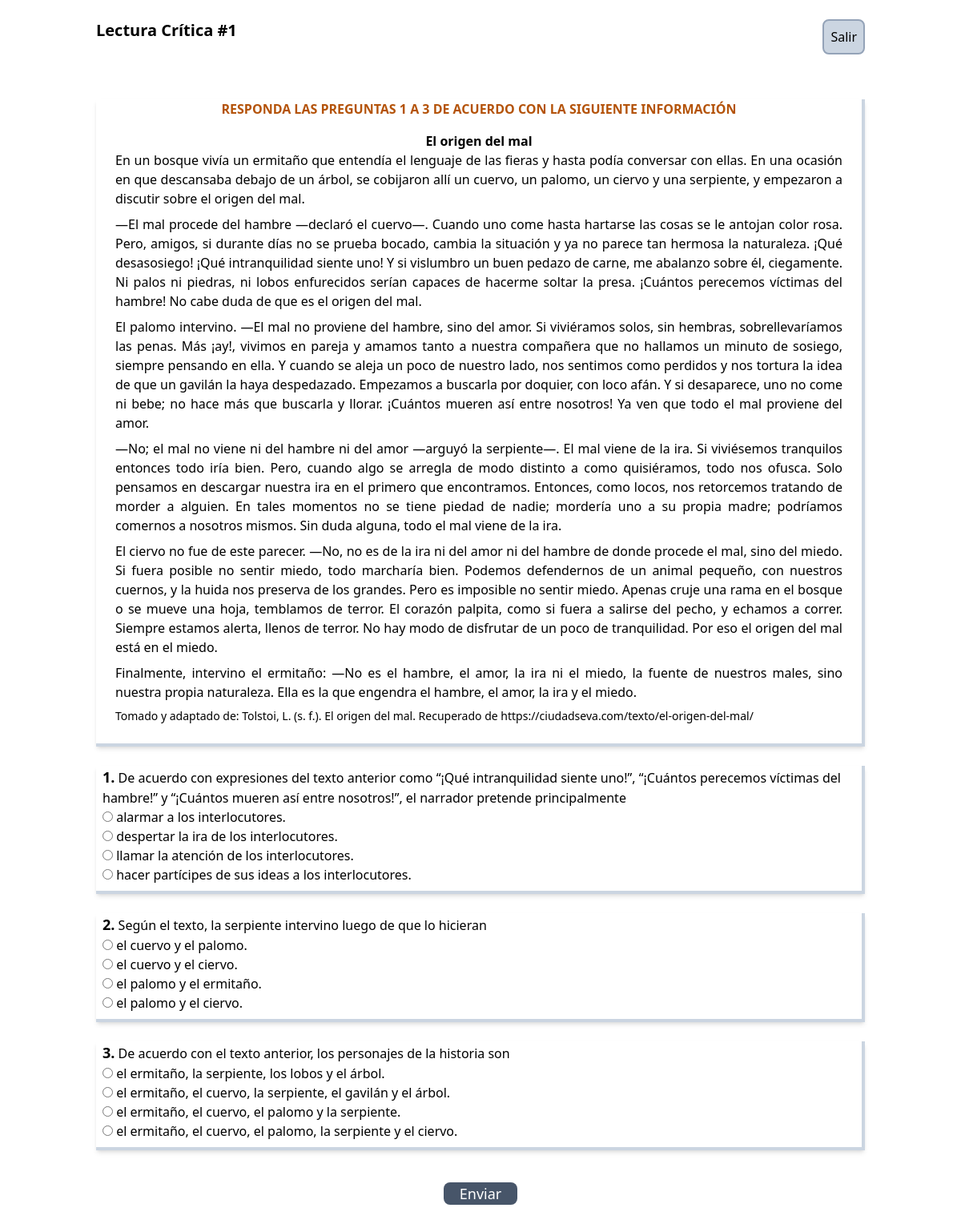
Screenshot of /lectura-critica-1-2022-11-11/5/lectura/ with the database file from the repository.
### preicfesapp/models.py (models this page shows, shortened)
class Quiz(models.Model):
    titulo = models.CharField(max_length=100)
    slug = models.SlugField(blank=True, null=True)
    descripcion = models.TextField(blank=True, null=True)
    categoria = models.CharField(choices=PRUEBAS, default='ciencias', max_length=12)
    publicado = models.DateTimeField(blank=True, null=True)
    fecha_agregado = models.DateTimeField(default=timezone.now)
    fecha_modificado = models.DateTimeField(default=timezone.now)
    class Meta:
        verbose_name_plural = "quizzes"

class Lectura(models.Model):
    titulo = models.CharField(max_length=120, null=True)
    contenido = models.TextField(blank=True, null=True)
    imagen = models.ImageField(upload_to='media', null=True, blank=True)
    quiz = models.ForeignKey(Quiz, on_delete=models.CASCADE, null=True, blank=True)

class PreguntaAbstract(models.Model):
    categoria = models.CharField(
        max_length=12,
        choices=PRUEBAS,
        default='ciencias',
        null=True,
        blank=True
    )
    contexto = models.TextField(null=True, blank=True)
    texto = models.TextField(null=True, blank=True)
    explicacion = models.TextField(null=True, blank=True)
    imagen = models.ImageField(upload_to='media', null=True, blank=True)
    respuestas_tienen_imagen = models.BooleanField(default=False)
    class Meta:
        abstract = True

class PreguntaLectura(PreguntaAbstract):
    lectura = models.ForeignKey(Lectura, on_delete=models.CASCADE, null=True, blank=True)

class RespuestaAbstract(models.Model):
    texto = models.TextField(null=True, blank=True)
    imagen = models.ImageField(upload_to='media', null=True, blank=True)
    es_correcta = models.BooleanField(default=False)
    class Meta:
        abstract = True

class RespuestaLectura(RespuestaAbstract):
    pregunta = models.ForeignKey(PreguntaLectura, on_delete=models.CASCADE, null=True, blank=True)

### preicfesapp/views.py (the view)
# urls.py: path('<slug:slug>/<int:pk>/lectura/', views.prueba_lectura, name='prueba_lectura'),
def prueba_lectura(request, slug, pk):
    quiz = Quiz.objects.get(pk=pk)
    lecturas = quiz.lectura_set.all()
    context = {'lecturas': lecturas, 'quiz': quiz}
    return render(request, 'preicfesapp/plantilla_lecturas.html', context)

### preicfesapp/templates/preicfesapp/plantilla_lecturas.html (shortened to what this page needs)
{% extends 'preicfesapp/base_cuestionario.html' %}
{% block content %}
<header class="w-4/5 mx-auto mt-6 flex justify-between">
  <h1 class="text-xl text-center font-bold">{{ quiz.titulo | title }}</h1>
  <a class="p-2 border-2 border-slate-400 rounded-lg bg-slate-300 hover:bg-slate-500 hover:text-white hover:underline" href="{% url 'preicfesapp:main' %}">Salir</a>
</header>
{% if lecturas %}
    <div class="w-4/5 mx-auto pt-8">
      <form action="{% url 'preicfesapp:revisar' quiz.id %}" method="post">
        {% for lectura in lecturas %}
          <section class="mt-6 pb-2 px-2 border-b-4 border-r-4 border-slate-300 shadow-md">
            <h2 class="text-center text-amber-700 font-bold">{{ lectura.titulo }}</h2>
            {% autoescape off %}
              <div class="p-4 text-base text-justify">{{ lectura.contenido | safe }}</div>
            {% endautoescape %}
          </section>
          {% for pregunta in lectura.preguntalectura_set.all %}
            <section class="mt-6 pb-2 px-2 border-b-4 border-r-4 border-slate-300 shadow-md">
              <p><span class="text-lg font-bold">{{ forloop.counter }}.</span> {{ pregunta.texto }}</p>
                {% for respuesta in pregunta.respuestalectura_set.all %}
                  <div>
                    <input type="radio" id="respuesta{{ respuesta.pk }}" name="lectura{{ pregunta.pk }}" value="{{ pregunta.pk}}-{{respuesta.pk }}">
                    {% autoescape off %}
                    <label class="mr-6" for="respuesta{{ respuesta.pk }}">{{ respuesta.texto | safe }}</label>
                    {% endautoescape %}
                  </div>
                {% endfor %}
            </section>
          {% endfor %}
        {% endfor %}
        <div class="text-center my-6">
          <input type="submit" value="Enviar" class="cursor-pointer mt-4 text-white bg-slate-600 hover:bg-slate-800 text-lg font-medium rounded-lg px-5 focus:ring-4 focus:ring-blue-300 px-4"/>
        </div>
      </form>
    </div>
{% else %}
    <p>No hay lecturas</p>
{% endif %}
{% endblock %}

### rows the page displays
Quiz: titulo "Lectura Crítica #1"
Lectura: titulo "RESPONDA LAS PREGUNTAS 1 A 3 DE ACUERDO CON LA SIGUIENTE INFORMACIÓN", contenido "El origen del mal En un bosque vivía un ermitaño que entendía el lenguaje de las fieras y hasta podía conversar con ellas. En una ocasión en que descansaba debajo de un árbol, se cobijaron allí un cuervo, un palomo, un ciervo y una serpiente, y empezaron a discutir sobre el origen del mal. —El mal procede del hambre —declaró el cuervo—. Cuando uno come hasta hartarse las cosas se le antojan color rosa. Pero, amigos, si durante días no se prueba bocado, cambia la situación y ya no parece tan hermosa la naturaleza. ¡Qué desasosiego! ¡Qué intranquilidad siente uno! Y si vislumbro un buen pedazo de carne, me abalanzo sobre él, ciegamente. Ni palos ni piedras, ni lobos enfurecidos serían capaces…"
PreguntaLectura: texto "De acuerdo con expresiones del texto anterior como “¡Qué intranquilidad siente uno!”, “¡Cuántos perecemos víctimas del hambre!” y “¡Cuántos mueren así entre nosotros!”, el narrador pretende principalmente"
RespuestaLectura: texto "alarmar a los interlocutores."
RespuestaLectura: texto "despertar la ira de los interlocutores."
RespuestaLectura: texto "llamar la atención de los interlocutores."
RespuestaLectura: texto "hacer partícipes de sus ideas a los interlocutores."
PreguntaLectura: texto "Según el texto, la serpiente intervino luego de que lo hicieran"
RespuestaLectura: texto "el cuervo y el palomo."
RespuestaLectura: texto "el cuervo y el ciervo."
RespuestaLectura: texto "el palomo y el ermitaño."
RespuestaLectura: texto "el palomo y el ciervo."
PreguntaLectura: texto "De acuerdo con el texto anterior, los personajes de la historia son"
RespuestaLectura: texto "el ermitaño, la serpiente, los lobos y el árbol."
RespuestaLectura: texto "el ermitaño, el cuervo, la serpiente, el gavilán y el árbol."
RespuestaLectura: texto "el ermitaño, el cuervo, el palomo y la serpiente."
RespuestaLectura: texto "el ermitaño, el cuervo, el palomo, la serpiente y el ciervo."
